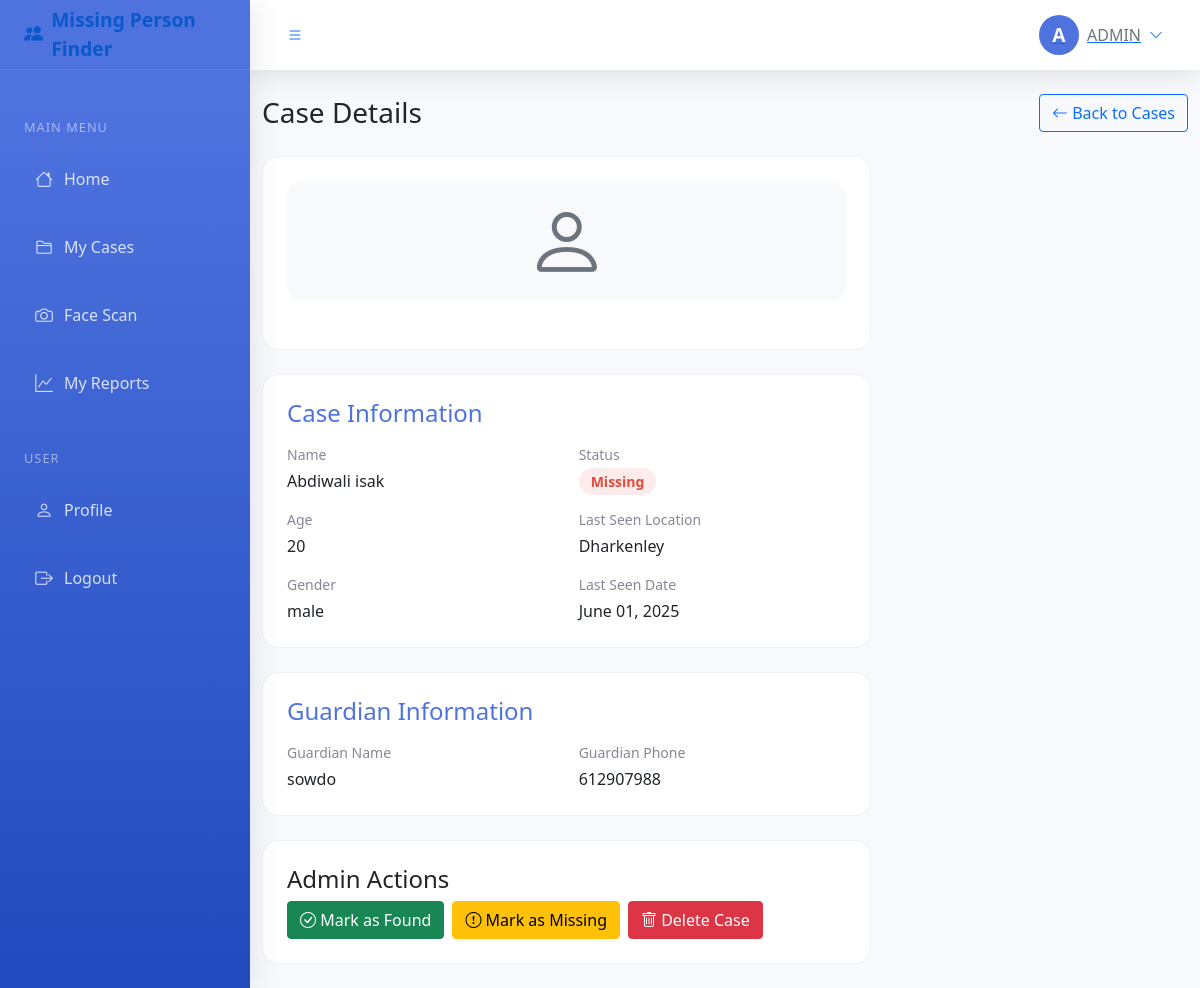
The page /case/3 (signed in) on the database its author committed.
### models.py (models this page shows)
class User(UserMixin, db.Model):
    id = db.Column(db.Integer, primary_key=True)
    username = db.Column(db.String(80), unique=True, nullable=False)
    email = db.Column(db.String(120), unique=True, nullable=False)
    password = db.Column(db.String(200), nullable=False)
    role = db.Column(db.String(20), default='user')  # 'user' or 'admin'
    created_at = db.Column(db.DateTime, default=datetime.utcnow)
    cases = db.relationship('Case', backref='reporter', lazy=True)
    activities = db.relationship('Activity', backref='user', lazy=True)

class Case(db.Model):
    id = db.Column(db.Integer, primary_key=True)
    name = db.Column(db.String(100), nullable=False)
    age = db.Column(db.Integer, nullable=False)
    gender = db.Column(db.String(10), nullable=False)
    last_seen_location = db.Column(db.String(200), nullable=False)
    last_seen_date = db.Column(db.DateTime, nullable=False)
    guardian_name = db.Column(db.String(100), nullable=False)
    guardian_phone = db.Column(db.String(20), nullable=False)
    status = db.Column(db.String(20), default='missing')  # 'missing' or 'found'
    created_at = db.Column(db.DateTime, default=datetime.utcnow)
    updated_at = db.Column(db.DateTime, default=datetime.utcnow, onupdate=datetime.utcnow)
    reporter_id = db.Column(db.Integer, db.ForeignKey('user.id'), nullable=False)
    photos = db.relationship('Photo', backref='case', lazy=True)

### app.py (the view)
@app.route('/case/<int:case_id>')
@login_required
def case_details(case_id):
    case = Case.query.get_or_404(case_id)
    if current_user.role != 'admin' and case.reporter_id != current_user.id:
        flash('Access denied', 'error')
        return redirect(url_for('view_cases'))
    return render_template('case_details.html', case=case)

### app.py (called while the page is built)
@login_manager.user_loader
def load_user(user_id):
    return User.query.get(int(user_id))

### templates/case_details.html (shortened to what this page needs)
{% extends "dashboard_layout.html" %}
{% block content %}
<div class="d-flex justify-content-between align-items-center mb-4">
    <h1 class="h3 mb-0">Case Details</h1>
    <a href="{{ url_for('view_cases') }}" class="btn btn-outline-primary">
        <i class="bi bi-arrow-left"></i> Back to Cases
    </a>
</div>
<div class="row">
    <div class="col-lg-8">
        <div class="info-card">
            <div class="text-center">
                {% if case.photos %}
                <img src="{{ url_for('serve_face', filename=case.photos[0].filename) }}"
                     alt="{{ case.name }}" class="case-photo" id="mainPhoto">
                {% else %}
                <div class="case-photo bg-light d-flex align-items-center justify-content-center">
                    <i class="bi bi-person text-muted" style="font-size: 5rem;"></i>
                </div>
                {% endif %}
            </div>
        </div>
        <div class="info-card">
            <h4>Case Information</h4>
            <div class="row">
                <div class="col-md-6">
                    <div class="info-item">
                        <div class="info-label">Name</div>
                        <div class="info-value">{{ case.name }}</div>
                    </div>
                    <div class="info-item">
                        <div class="info-label">Age</div>
                        <div class="info-value">{{ case.age }}</div>
                    </div>
                    <div class="info-item">
                        <div class="info-label">Gender</div>
                        <div class="info-value">{{ case.gender }}</div>
                    </div>
                </div>
                <div class="col-md-6">
                    <div class="info-item">
                        <div class="info-label">Status</div>
                        <div class="info-value">
                            <span class="case-status {% if case.status == 'found' %}status-open{% else %}status-closed{% endif %}">
                                {{ case.status|title }}
                            </span>
                        </div>
                    </div>
                    <div class="info-item">
                        <div class="info-label">Last Seen Location</div>
                        <div class="info-value">{{ case.last_seen_location }}</div>
                    </div>
                    <div class="info-item">
                        <div class="info-label">Last Seen Date</div>
                        <div class="info-value">{{ case.last_seen_date.strftime('%B %d, %Y') }}</div>
                    </div>
                </div>
            </div>
        </div>
        <div class="info-card">
            <h4>Guardian Information</h4>
            <div class="row">
                <div class="col-md-6">
                    <div class="info-item">
                        <div class="info-label">Guardian Name</div>
                        <div class="info-value">{{ case.guardian_name }}</div>
                    </div>
                </div>
                <div class="col-md-6">
                    <div class="info-item">
                        <div class="info-label">Guardian Phone</div>
                        <div class="info-value">{{ case.guardian_phone }}</div>
                    </div>
                </div>
            </div>
        </div>
        {% if current_user.role == 'admin' %}
        <div class="admin-actions">
            <h4>Admin Actions</h4>
            <div class="d-flex gap-2">
                <button class="btn btn-success" id="markFoundBtn">
                    <i class="bi bi-check-circle"></i> Mark as Found
                </button>
                <button class="btn btn-warning" id="markMissingBtn">
                    <i class="bi bi-exclamation-circle"></i> Mark as Missing
                </button>
                <button class="btn btn-danger" id="deleteCaseBtn">
                    <i class="bi bi-trash"></i> Delete Case
                </button>
            </div>
        </div>
        {% endif %}
    </div>
</div>
{% endblock %}

### templates/dashboard_layout.html (shortened to what this page needs)
<!DOCTYPE html>
<html lang="en">
<head>
    <link href="https://cdn.jsdelivr.net/npm/bootstrap@5.1.3/dist/css/bootstrap.min.css" rel="stylesheet">
    <link href="https://cdn.jsdelivr.net/npm/bootstrap-icons@1.7.2/font/bootstrap-icons.css" rel="stylesheet">
</head>
<body>
    <nav id="sidebar">
        <a href="#" class="sidebar-brand">
            <i class="bi bi-people-fill me-2"></i>
            Missing Person Finder
        </a>
        <div class="nav flex-column mt-3">
            {% if current_user.is_admin %}
            <div class="nav-section">ADMIN CONTROLS</div>
            <div class="nav-item">
                <a href="{{ url_for('dashboard') }}" class="nav-link {% if request.endpoint == 'dashboard' %}active{% endif %}">
                    <i class="bi bi-speedometer2"></i>
                    Dashboard
                </a>
            </div>
            <div class="nav-item">
                <a href="{{ url_for('users') }}" class="nav-link {% if request.endpoint == 'users' %}active{% endif %}">
                    <i class="bi bi-people"></i>
                    Manage Users
                </a>
            </div>
            <div class="nav-item">
                <a href="{{ url_for('view_cases') }}" class="nav-link {% if request.endpoint == 'view_cases' %}active{% endif %}">
                    <i class="bi bi-folder2-open"></i>
                    Manage Cases
                </a>
            </div>
            <div class="nav-item">
                <a href="{{ url_for('reports') }}" class="nav-link {% if request.endpoint == 'reports' %}active{% endif %}">
                    <i class="bi bi-graph-up"></i>
                    Reports & Analytics
                </a>
            </div>
            {% else %}
            <div class="nav-section">MAIN MENU</div>
            <div class="nav-item">
                <a href="{{ url_for('dashboard') }}" class="nav-link {% if request.endpoint == 'dashboard' %}active{% endif %}">
                    <i class="bi bi-house"></i>
                    Home
                </a>
            </div>
            <div class="nav-item">
                <a href="{{ url_for('view_cases') }}" class="nav-link {% if request.endpoint == 'view_cases' %}active{% endif %}">
                    <i class="bi bi-folder2"></i>
                    My Cases
                </a>
            </div>
            <div class="nav-item">
                <a href="{{ url_for('scan') }}" class="nav-link {% if request.endpoint == 'scan' %}active{% endif %}">
                    <i class="bi bi-camera"></i>
                    Face Scan
                </a>
            </div>
            <div class="nav-item">
                <a href="{{ url_for('reports') }}" class="nav-link {% if request.endpoint == 'reports' %}active{% endif %}">
                    <i class="bi bi-graph-up"></i>
                    My Reports
                </a>
            </div>
            {% endif %}
            <div class="nav-section">USER</div>
            <div class="nav-item">
                <a href="{{ url_for('profile') }}" class="nav-link {% if request.endpoint == 'profile' %}active{% endif %}">
                    <i class="bi bi-person"></i>
                    Profile
                </a>
            </div>
            <div class="nav-item">
                <a href="{{ url_for('logout') }}" class="nav-link">
                    <i class="bi bi-box-arrow-right"></i>
                    Logout
                </a>
            </div>
        </div>
    </nav>
    <div id="content">
        <div class="topbar">
            <button id="sidebarToggle" class="btn btn-link">
                <i class="bi bi-list"></i>
            </button>
            <div class="ms-auto d-flex align-items-center">
                <div class="dropdown">
                    <button class="btn btn-link d-flex align-items-center" type="button" id="userDropdown" data-bs-toggle="dropdown">
                        <div class="letter-avatar me-2">{{ current_user.username[0]|upper }}</div>
                        <span class="d-none d-md-inline text-secondary">{{ current_user.username }}</span>
                        <i class="bi bi-chevron-down ms-2 small"></i>
                    </button>
                </div>
            </div>
        </div>
        <div class="container-fluid py-4">
            {% block content %}{% endblock %}
        </div>
    </div>
</body>
</html>

### templates/dashboard_layout.html (style rules this page uses)
:root { --primary-color: #4e73df; --secondary-color: #858796; --success-color: #1cc88a; --sidebar-width: 250px; --topbar-height: 70px; }
body { min-height: 100vh; background: #f8f9fc; overflow-x: hidden; }
#sidebar { position: fixed; left: 0; top: 0; bottom: 0; width: var(--sidebar-width); background: linear-gradient(180deg, #4e73df 10%, #224abe 100%); transition: all 0.3s ease-in-out; z-index: 1000; overflow-y: auto; box-shadow: 0 0.15rem 1.75rem 0 rgba(58,59,69,0.15); }
.sidebar-brand { height: var(--topbar-height); display: flex; align-items: center; padding: 0 1.5rem; color: white; font-size: 1.2rem; font-weight: 700; text-decoration: none; border-bottom: 1px solid rgba(255,255,255,0.1); }
.nav-item { position: relative; margin: 0.5rem 1rem; }
.nav-link { display: flex; align-items: center; padding: 0.8rem 1rem; color: rgba(255,255,255,0.8); border-radius: 0.5rem; transition: all 0.2s; }
.nav-link i { width: 1.5rem; font-size: 1.1rem; margin-right: 0.5rem; text-align: center; }
#content { margin-left: var(--sidebar-width); transition: all 0.3s; min-height: 100vh; }
.topbar { height: var(--topbar-height); background: white; box-shadow: 0 0.15rem 1.75rem 0 rgba(58,59,69,0.15); display: flex; align-items: center; padding: 0 1.5rem; position: sticky; top: 0; z-index: 999; }
.nav-section { color: rgba(255,255,255,0.5); font-size: 0.8rem; text-transform: uppercase; letter-spacing: 1px; padding: 1rem 1.5rem 0.5rem; margin-top: 1rem; }
.letter-avatar { width: 40px; height: 40px; background: var(--primary-color); color: white; border-radius: 50%; display: flex; align-items: center; justify-content: center; font-weight: bold; font-size: 1.2rem; }

### templates/case_details.html (style rules this page uses)
.case-photo { width: 100%; max-height: 400px; object-fit: cover; border-radius: 1rem; margin-bottom: 1.5rem; }
.info-card { background: white; border-radius: 1rem; padding: 1.5rem; margin-bottom: 1.5rem; border: 1px solid rgba(0,0,0,0.05); }
.info-card h4 { color: var(--primary-color); margin-bottom: 1rem; }
.info-item { margin-bottom: 1rem; }
.info-item:last-child { margin-bottom: 0; }
.info-label { color: var(--secondary-color); font-size: 0.875rem; margin-bottom: 0.25rem; }
.info-value { font-weight: 500; }
.case-status { padding: 0.25rem 0.75rem; border-radius: 2rem; font-size: 0.875rem; font-weight: 600; }
.status-closed { background: rgba(231, 74, 59, 0.1); color: #e74a3b; }
.admin-actions { background: white; border-radius: 1rem; padding: 1.5rem; margin-top: 1.5rem; border: 1px solid rgba(0,0,0,0.05); }

### rows shown on the page
User: username "A", username "ADMIN"
Case: name "Abdiwali isak", age "20", gender "male", status "Missing", last_seen_location "Dharkenley", last_seen_date "June 01, 2025", guardian_name "sowdo", guardian_phone "612907988"
